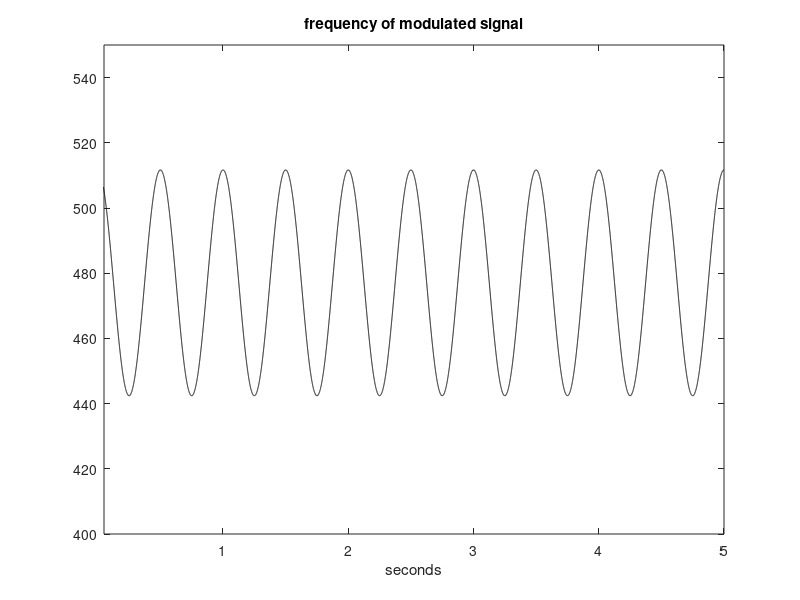

Recreate this plot in MATLAB.
% Frequency modulation of audio sine signal
fa=2; %signal frequency in Hz
wa=2*pi*fa; %signal frequency in rad/s

fc=500; %carrier frequency in Hz
wc=2*pi*fc; %carrier frequency in rad/s

fs=3000; %sampling frequency in Hz
tiv=1/fs; %time interval between samples;
t=0:tiv:(5-tiv); %time intervals set (5 seconds)

beta=20; %modulation depth
y=cos((wc*t)+(beta*sin(wa*t))); %modulated signal data set

%instantaneous frequency estimation
gy=hilbert(y);
dg=diff(gy)/tiv;
w=abs(dg);
v=w/(2*pi);
Nv=length(v);

plot(t(2:Nv+1),v,'k'); %plots frequency of modulated signal
axis([0.05 5 400 550]);
xlabel('seconds'); title('frequency of modulated signal');

%5 seconds of sound
sound(y,fs);


